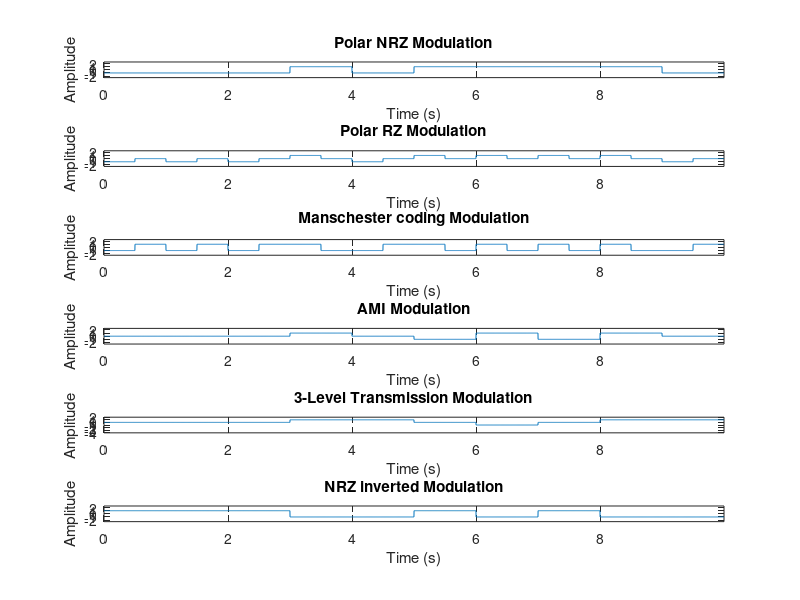

The MATLAB source for this figure: (Note: this script raises an error after producing the figure.)
clear all;
clc;

seq = randi([0 1], 1, 10);

Rb = 1; % bit rate
Tb = 1/Rb; % bit duration
Fs = 500; % sampling frequency in Hz
f = 0:0.01:2*Rb; % frequency range
a = 1; % PSD amplitude

t = linspace(0, Tb*length(seq), length(seq)*Fs+1);
t = t(1:end-1); % remove the last point to make sure that t and y have
                % the same length

%----------------- polar NRZ ---------------%
for i = 1:length(seq)
    if seq(i) == 0
        y((i-1)*Fs+1:i*Fs) = -1;
    else
        y((i-1)*Fs+1:i*Fs) = 1;
    end
end

subplot(6, 1, 1);
plot(t, y);
axis([0 t(end) -2.5 2.5]);
xlabel('Time (s)');
ylabel('Amplitude');
title('Polar NRZ Modulation');
%----------------- polar NRZ ---------------%

%----------------- polar RZ ----------------%
for i = 1:length(seq)
  if seq(i) == 0
    y((i-1)*Fs+1:(i-0.5)*Fs) = -1;
    y((i-0.5)*Fs+1:i*Fs) = 0;
  else
    y((i-1)*Fs+1:(i-0.5)*Fs) = 1;
    y((i-0.5)*Fs+1:i*Fs) = 0;
  end
end

subplot(6, 1, 2);
plot(t, y);
axis([0 t(end) -2.5 2.5]);
xlabel('Time (s)');
ylabel('Amplitude');
title('Polar RZ Modulation');
%----------------- polar RZ ---------------%

%---------- Manschester coding ------------%
for i = 1:length(seq)
  if seq(i) == 1
    y((i-1)*Fs+1:(i-0.5)*Fs) = 1;
    y((i-0.5)*Fs+1:i*Fs) = -1;
  else
    y((i-1)*Fs+1:(i-0.5)*Fs) = -1;
    y((i-0.5)*Fs+1:i*Fs) = 1;
  end
end

subplot(6, 1, 3);
plot(t, y);
axis([0 t(end) -2.5 2.5]);
xlabel('Time (s)');
ylabel('Amplitude');
title('Manschester coding Modulation');
%--------- Manschester coding --------%

%----------------- AMI ---------------%
last_bit = 1; % will be used to check if the last 1-bit represented as 1 or -1
for i = 1:length(seq)
    if seq(i) == 0
        y((i-1)*Fs+1:i*Fs) = 0;
    else
        y((i-1)*Fs+1:i*Fs) = last_bit;
        last_bit = -1 * last_bit;
    end
end

subplot(6, 1, 4);
plot(t, y);
axis([0 t(end) -2.5 2.5]);
xlabel('Time (s)');
ylabel('Amplitude');
title('AMI Modulation');
%----------------- AMI ---------------%

%------- 3-level transmission --------%
last_bit = 0;
alter = [1 0 -1 0];
j = 1;
for i = 1:length(seq)
    if seq(i) == 0
        y((i-1)*Fs+1:i*Fs) = last_bit;
    else
         y((i-1)*Fs+1:i*Fs) = alter(j);
         last_bit = alter(j);
         j = j + 1;
         if j > length(alter)
             j = 1;
         end
    end
end

subplot(6, 1, 5);
plot(t, y);
axis([0 t(end) -4 2]);
xlabel('Time (s)');
ylabel('Amplitude');
title('3-Level Transmission Modulation');
%------- 3-level transmission --------%

%--------------- NRZ inverted --------------%
 last_bit = 1;
 i = 1;
 y((i-1)*Fs+1:i*Fs) = 1;
 
 for i = 2:length(seq)
    if seq(i) == 0
        y((i-1)*Fs+1:i*Fs) = last_bit;
    else
        y((i-1)*Fs+1:i*Fs) = -1 * last_bit;
        last_bit = -1 * last_bit;
    end
 end
 
subplot(6, 1, 6);
plot(t, y);
axis([0 t(end) -2.5 2.5]);
xlabel('Time (s)');
ylabel('Amplitude');
title('NRZ inverted Modulation');
%--------------- NRZ inverted --------------%

% Add super-title
seq_str = num2str(seq);
main_title = sprintf('Sequence: %s', seq_str);
sgtitle(main_title);

%----------------------------------
%           PSD plots
%----------------------------------
arg = f * Tb;
P_NRZ = (a^2) * Tb * sinc(arg) .* sinc(arg); 
P_RZ = (a^2 / 2) * ((sinc(arg/2)).* (sinc(arg/2)));
%P_RZ = (((a ^ 2) * Tb) / 4) * (sinc(arg/2)) .^ 2;
%P_RZ = (a/2)*(sinc(arg/2) + cos(pi*arg/2).*sinc(arg/2));
P_MAN = a^2 * Tb * (sinc(arg/2)).^2 .* (sin(pi*arg/2)).^2;
P_AMI = (a^2/Tb)*(sinc(arg)).^2;
%P_3LT = (a^2/Tb) * (0.5 * ((sin(pi*arg)./(pi*arg)).^2) + ...
 %   ((1./(pi*arg)).^2) .* ((sin(2*pi*arg)./2).^2));
P_3LT = ((a^2)*Tb/4)*(sinc(arg/2)).^2 + ((1./(pi*arg)).^2) ...
    .*((sin(2*pi*arg)/2).^2);
P_RZ_inv = ((a^2 * Tb) / 2) * (sinc(f * Tb)).^2 .* (1 + cos(pi * f * Tb));
    
figure(2)
hold on

plot(f,P_NRZ,'r', 'LineWidth', 1.5)
plot(f,P_RZ,'g', 'LineWidth', 1.5)
plot(f,P_MAN,'b', 'LineWidth', 1.5)
plot(f,P_AMI,'k', 'LineWidth', 1.5)
plot(f, P_3LT, 'm', 'LineWidth', 1.5)
plot(f, P_RZ_inv, 'c', 'LineWidth', 1.5)

grid on
box on
xlabel('Frequency')
ylabel('Power Spectral Density')
title('PSD for the Line Codes')
legend('PSD for Polar NRZ Signal','PSD for polar RZ Signal',...
    'PSD for Manchester Signal', 'PSD for AMI',...
    'PSD for 3-level transmission', 'PSD for NRZ inverted');
